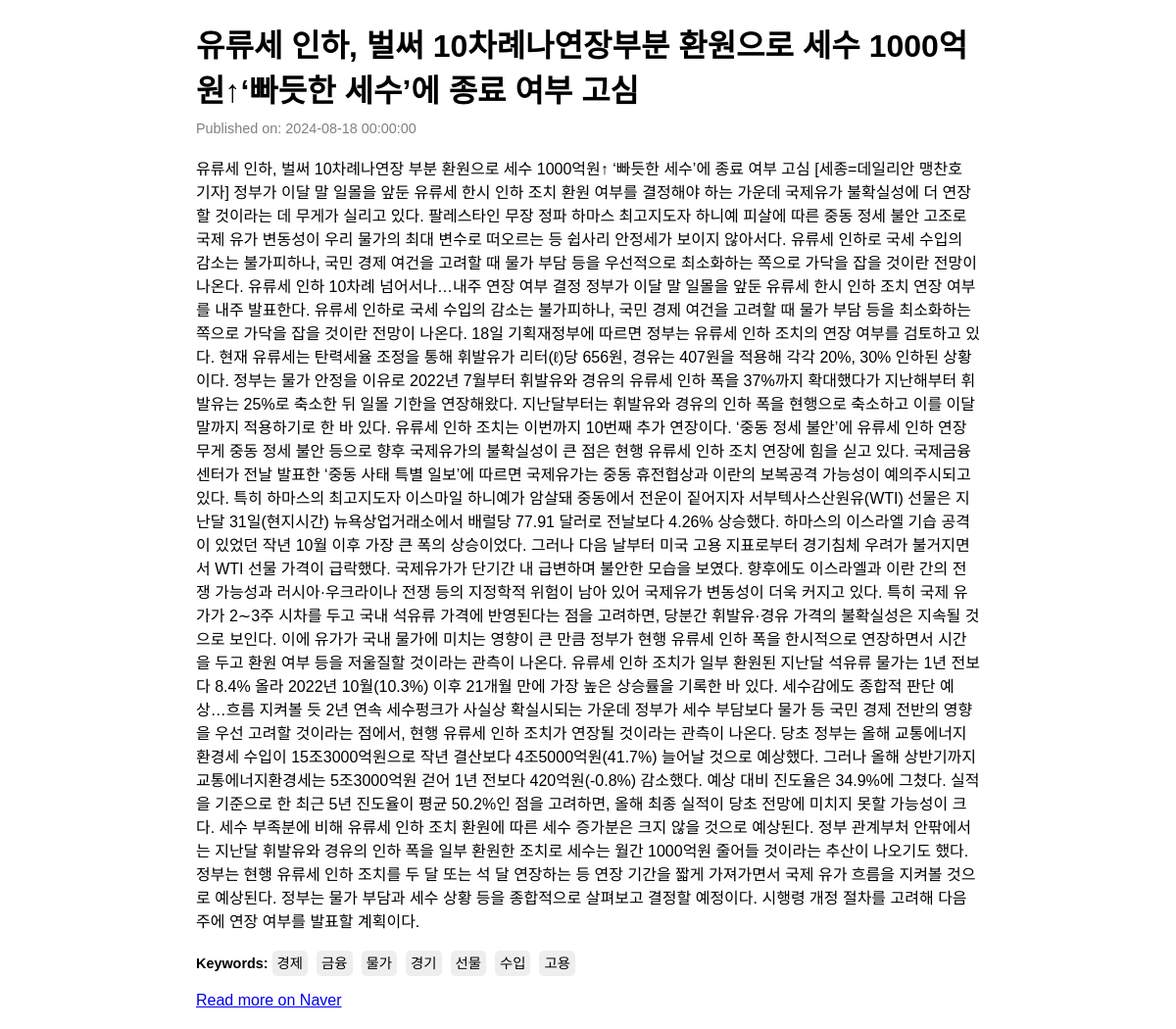
The page /news/2 on the database its author committed.
### factory_model.py (models this page shows)
class Naver_news(db.Model):
    __tablename__ = 'Naver_news'
    id = db.Column(db.Integer, primary_key=True)
    date = db.Column(db.DateTime, nullable=True)
    title = db.Column(db.Text, nullable=True)
    content = db.Column(db.Text, nullable=True)
    url = db.Column(db.Text, nullable=True)
    keyword = db.Column(db.JSON, nullable=True)
    sentiment = db.Column(db.String(10),nullable=True)

### main_views.py (the view)
@bp.route('/news/<int:news_id>')
def show_news_detail(news_id):
    news = factory_model.Naver_news.query.get(news_id)
    return render_template('news_detail.html', news=news)

### templates/news_detail.html (shortened to what this page needs)
<!DOCTYPE html>
<html lang="ko">
<head>
</head>
<body>
    <div class="news-container">
        <h1>{{ news.title }}</h1>
        <div class="date">Published on: {{ news.date }}</div>
        <div class="content">{{ news.content }}</div>
        <div class="keywords">
            <strong>Keywords:</strong>
            {% for keyword in news.keyword %}
                <span>{{ keyword }}</span>
            {% endfor %}
        </div>
        <div class="source">
            <a href="{{ news.url }}" target="_blank">Read more on Naver</a>
        </div>
    </div>
</body>
</html>

### templates/news_detail.html (style rules this page uses)
body { font-family: Arial, sans-serif; margin: 20px; }
.news-container { max-width: 800px; margin: 0 auto; }
h1 { font-size: 2em; margin-bottom: 10px; }
.date { color: gray; font-size: 0.9em; margin-bottom: 20px; }
.content { margin-bottom: 20px; }
.keywords { font-size: 0.9em; margin-bottom: 20px; }
.keywords span { background-color: #eee; padding: 5px; margin-right: 5px; border-radius: 5px; }

### rows shown on the page
Naver_news: title "유류세 인하, 벌써 10차례나연장부분 환원으로 세수 1000억원↑‘빠듯한 세수’에 종료 여부 고심", date "2024-08-18 00:00:00", content "유류세 인하, 벌써 10차례나연장 부분 환원으로 세수 1000억원↑ ‘빠듯한 세수’에 종료 여부 고심 [세종=데일리안 맹찬호 기자] 정부가 이달 말 일몰을 앞둔 유류세 한시 인하 조치 환원 여부를 결정해야 하는 가운데 국제유가 불확실성에 더 연장할 것이라는 데 무게가 실리고 있다. 팔레스타인 무장 정파 하마스 최고지도자 하니예 피살에 따른 중동 정세 불안 고조로 국제 유가 변동성이 우리 물가의 최대 변수로 떠오르는 등 쉽사리 안정세가 보이지 않아서다. 유류세 인하로 국세 수입의 감소는 불가피하나, 국민 경제 여건을 고려할 때 물가 부담 등을 우선적으로 최소화하는 쪽으로 가닥을 잡을 것이란 전망이 나온다. 유류세 인하 10차례 넘어서나…내주 연장 여부 결정 정부가 이달 말 일몰을 앞둔 유류세 한시 인하 조치 연장 여부를 내주 발표한다. 유류세 인하로 국세 수입의 감소는 불가피하나, 국민 경제 여건을 고려할 때 물가 부담 등을 최소화하는 쪽으로 가닥을 잡을 것이란 전망이 나온다. 18일 기획재정부에 따르면 정부는 유류세 인하 조치의 연장 여부를 검토하고 있다. 현재 유류세는 탄력세율 조정을 통해 휘발유가 리터(ℓ)당 656원, 경유는 407원을 적용해 각각 20%, 30% 인하된 상황이다. 정부는 물가 안정을 이유로 2022년 7월부터 휘발유와 경유의 유류세 인하 폭을 37%까지 확대했다가 지난해부터 휘발유는 25%로 축소한 뒤 일몰…"

### other values the page prints
{{ keyword }} "경제" "금융" "물가" "경기" "선물" "수입" "고용"
